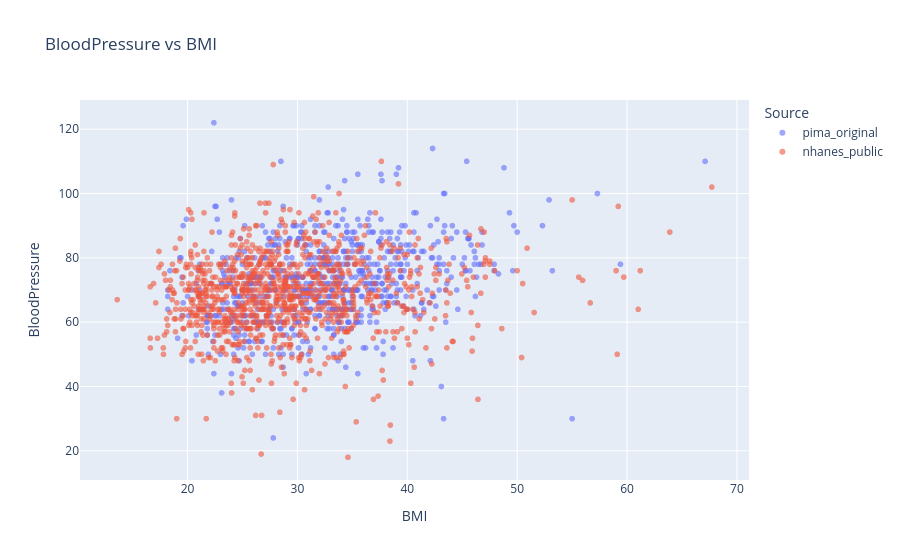

The code cell stored with this chart in its notebook:
### Markdown cell above
## 4.3 Scatter Plot Method

A scatter plot of two features shows points that sit apart from the main cloud, even when each value alone looks normal.

### Code cell
diabetes.scatter_plot("BMI", "BloodPressure").show()

### Figure 1 — Plotly figure (JSON) as saved in the notebook; plotly's stock layout.template omitted (floating-point values rounded to 4 significant figures; data arrays with more than 128 entries replaced by an {"elided": "..."} marker saying what was removed)
{"data": [{"hovertemplate": "Source=pima_original<br>BMI=%{x}<br>BloodPressure=%{y}<extra></extra>", "legendgroup": "pima_original", "marker": {"color": "#636efa", "opacity": 0.6, "symbol": "circle"}, "mode": "markers", "name": "pima_original", "showlegend": true, "type": "scattergl", "x": {"elided": "729 float values"}, "xaxis": "x", "y": {"elided": "729 float values"}, "yaxis": "y"}, {"hovertemplate": "Source=nhanes_public<br>BMI=%{x}<br>BloodPressure=%{y}<extra></extra>", "legendgroup": "nhanes_public", "marker": {"color": "#EF553B", "opacity": 0.6, "symbol": "circle"}, "mode": "markers", "name": "nhanes_public", "showlegend": true, "type": "scattergl", "x": {"elided": "993 float values"}, "xaxis": "x", "y": {"elided": "993 float values"}, "yaxis": "y"}], "layout": {"legend": {"title": {"text": "Source"}, "tracegroupgap": 0}, "title": {"text": "BloodPressure vs BMI"}, "xaxis": {"anchor": "y", "domain": [0, 1], "title": {"text": "BMI"}}, "yaxis": {"anchor": "x", "domain": [0, 1], "title": {"text": "BloodPressure"}}}}
